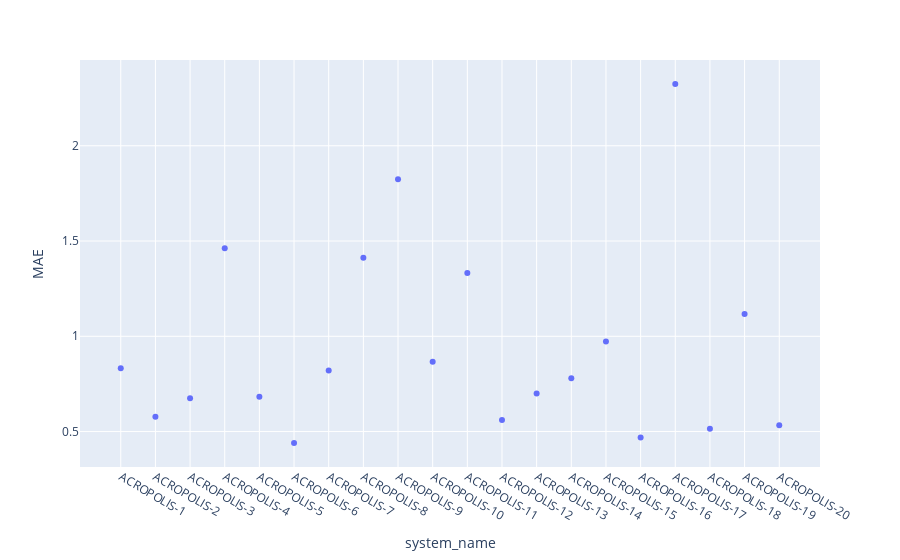
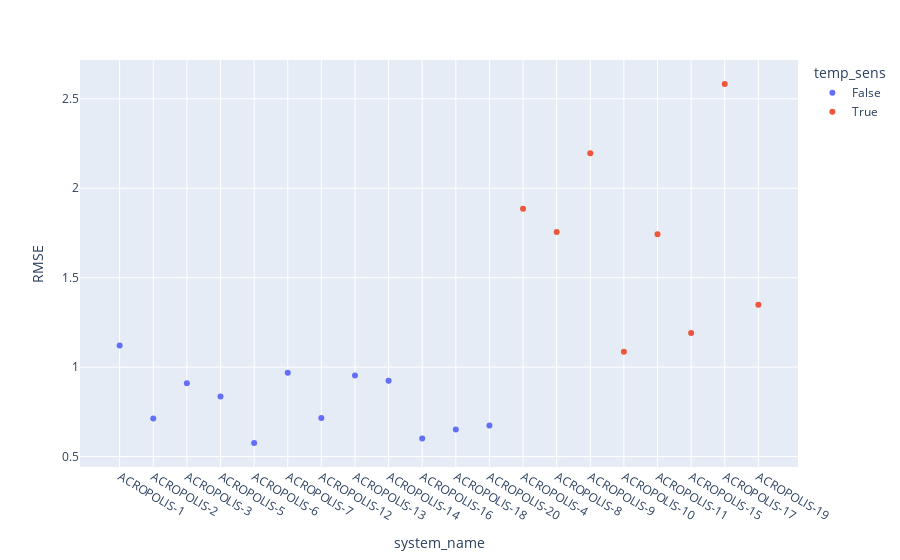

The notebook cell these images were saved under, in order:
### Code cell
fig = px.scatter(df_sbs, x="system_name", y="MAE")
fig.show()
fig = px.scatter(df_sbs, x="system_name", y="RMSE", color = "temp_sens")
fig.show()

### Figure 1 — Plotly figure (JSON) as saved in the notebook; plotly's stock layout.template omitted (floating-point values rounded to 4 significant figures)
{"data": [{"hovertemplate": "system_name=%{x}<br>MAE=%{y}<extra></extra>", "legendgroup": "", "marker": {"color": "#636efa", "symbol": "circle"}, "mode": "markers", "name": "", "orientation": "v", "showlegend": false, "type": "scatter", "x": ["ACROPOLIS-1", "ACROPOLIS-2", "ACROPOLIS-3", "ACROPOLIS-4", "ACROPOLIS-5", "ACROPOLIS-6", "ACROPOLIS-7", "ACROPOLIS-8", "ACROPOLIS-9", "ACROPOLIS-10", "ACROPOLIS-11", "ACROPOLIS-12", "ACROPOLIS-13", "ACROPOLIS-14", "ACROPOLIS-15", "ACROPOLIS-16", "ACROPOLIS-17", "ACROPOLIS-18", "ACROPOLIS-19", "ACROPOLIS-20"], "xaxis": "x", "y": [0.8325, 0.5771, 0.6754, 1.462, 0.6832, 0.4405, 0.8208, 1.412, 1.824, 0.8662, 1.332, 0.5607, 0.6999, 0.7802, 0.9726, 0.4687, 2.324, 0.5143, 1.117, 0.5325], "yaxis": "y"}], "layout": {"legend": {"tracegroupgap": 0}, "margin": {"t": 60}, "xaxis": {"anchor": "y", "domain": [0, 1], "title": {"text": "system_name"}}, "yaxis": {"anchor": "x", "domain": [0, 1], "title": {"text": "MAE"}}}}

### Figure 2 — Plotly figure (JSON) as saved in the notebook; plotly's stock layout.template omitted (floating-point values rounded to 4 significant figures)
{"data": [{"hovertemplate": "temp_sens=False<br>system_name=%{x}<br>RMSE=%{y}<extra></extra>", "legendgroup": "False", "marker": {"color": "#636efa", "symbol": "circle"}, "mode": "markers", "name": "False", "orientation": "v", "showlegend": true, "type": "scatter", "x": ["ACROPOLIS-1", "ACROPOLIS-2", "ACROPOLIS-3", "ACROPOLIS-5", "ACROPOLIS-6", "ACROPOLIS-7", "ACROPOLIS-12", "ACROPOLIS-13", "ACROPOLIS-14", "ACROPOLIS-16", "ACROPOLIS-18", "ACROPOLIS-20"], "xaxis": "x", "y": [1.121, 0.7122, 0.9094, 0.836, 0.5762, 0.968, 0.7153, 0.9526, 0.9241, 0.6013, 0.6509, 0.6731], "yaxis": "y"}, {"hovertemplate": "temp_sens=True<br>system_name=%{x}<br>RMSE=%{y}<extra></extra>", "legendgroup": "True", "marker": {"color": "#EF553B", "symbol": "circle"}, "mode": "markers", "name": "True", "orientation": "v", "showlegend": true, "type": "scatter", "x": ["ACROPOLIS-4", "ACROPOLIS-8", "ACROPOLIS-9", "ACROPOLIS-10", "ACROPOLIS-11", "ACROPOLIS-15", "ACROPOLIS-17", "ACROPOLIS-19"], "xaxis": "x", "y": [1.885, 1.755, 2.196, 1.086, 1.743, 1.19, 2.582, 1.349], "yaxis": "y"}], "layout": {"legend": {"title": {"text": "temp_sens"}, "tracegroupgap": 0}, "margin": {"t": 60}, "xaxis": {"anchor": "y", "domain": [0, 1], "title": {"text": "system_name"}}, "yaxis": {"anchor": "x", "domain": [0, 1], "title": {"text": "RMSE"}}}}
